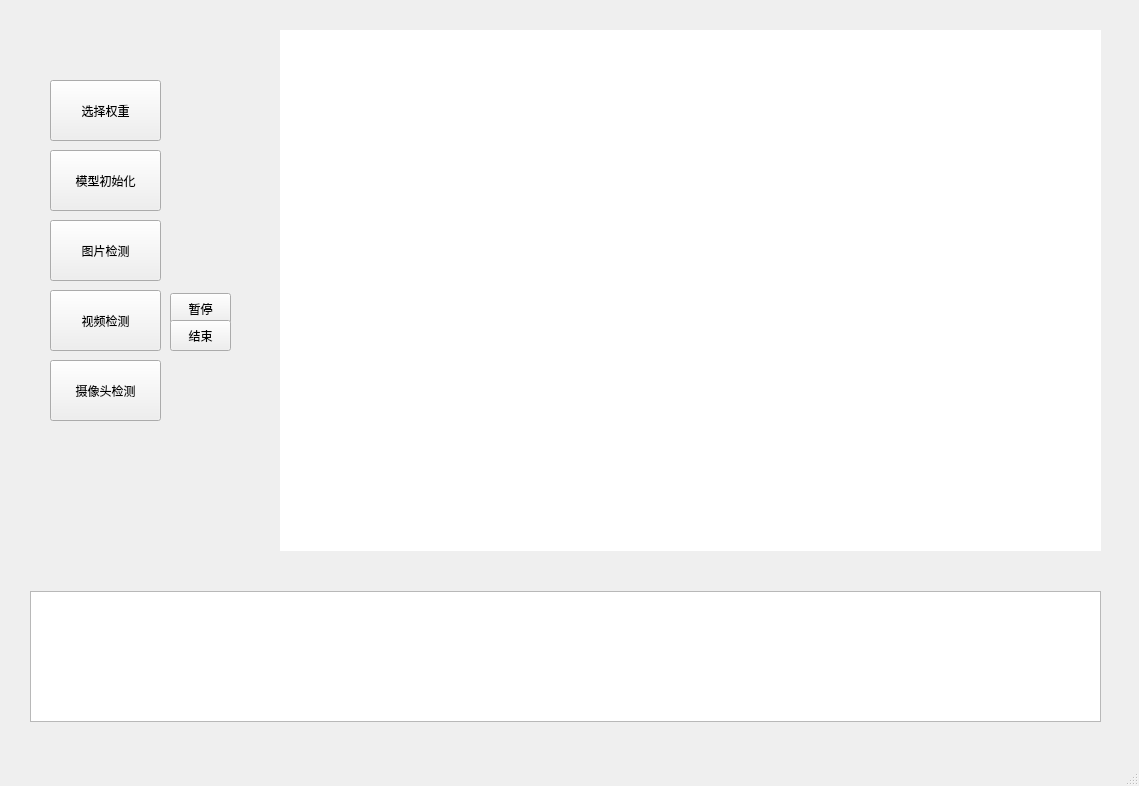
<?xml version="1.0" encoding="UTF-8"?>
<ui version="4.0">
 <class>MainWindow</class>
 <widget class="QMainWindow" name="MainWindow">
  <property name="geometry">
   <rect>
    <x>0</x>
    <y>0</y>
    <width>1139</width>
    <height>786</height>
   </rect>
  </property>
  <property name="windowTitle">
   <string>YOLO检测器-CSDN迪菲赫尔曼</string>
  </property>
  <property name="styleSheet">
   <string notr="true">background-color:</string>
  </property>
  <widget class="QWidget" name="centralwidget">
   <widget class="QPushButton" name="pushButton_img">
    <property name="geometry">
     <rect>
      <x>50</x>
      <y>220</y>
      <width>111</width>
      <height>61</height>
     </rect>
    </property>
    <property name="styleSheet">
     <string notr="true">background-color:</string>
    </property>
    <property name="text">
     <string>图片检测</string>
    </property>
   </widget>
   <widget class="QPushButton" name="pushButton_video">
    <property name="geometry">
     <rect>
      <x>50</x>
      <y>290</y>
      <width>111</width>
      <height>61</height>
     </rect>
    </property>
    <property name="styleSheet">
     <string notr="true">background-color:</string>
    </property>
    <property name="text">
     <string>视频检测</string>
    </property>
   </widget>
   <widget class="QPushButton" name="pushButton_camera">
    <property name="geometry">
     <rect>
      <x>50</x>
      <y>360</y>
      <width>111</width>
      <height>61</height>
     </rect>
    </property>
    <property name="styleSheet">
     <string notr="true">background-color:</string>
    </property>
    <property name="text">
     <string>摄像头检测</string>
    </property>
   </widget>
   <widget class="QLabel" name="label">
    <property name="geometry">
     <rect>
      <x>280</x>
      <y>30</y>
      <width>821</width>
      <height>521</height>
     </rect>
    </property>
    <property name="styleSheet">
     <string notr="true">background-color:rgb(255, 255, 255)</string>
    </property>
    <property name="text">
     <string/>
    </property>
   </widget>
   <widget class="QPushButton" name="pushButton_weights">
    <property name="geometry">
     <rect>
      <x>50</x>
      <y>80</y>
      <width>111</width>
      <height>61</height>
     </rect>
    </property>
    <property name="styleSheet">
     <string notr="true">background-color:</string>
    </property>
    <property name="text">
     <string>选择权重</string>
    </property>
   </widget>
   <widget class="QPushButton" name="pushButton_init">
    <property name="geometry">
     <rect>
      <x>50</x>
      <y>150</y>
      <width>111</width>
      <height>61</height>
     </rect>
    </property>
    <property name="styleSheet">
     <string notr="true">background-color:</string>
    </property>
    <property name="text">
     <string>模型初始化</string>
    </property>
   </widget>
   <widget class="QPushButton" name="pushButton_stop">
    <property name="geometry">
     <rect>
      <x>170</x>
      <y>293</y>
      <width>61</width>
      <height>31</height>
     </rect>
    </property>
    <property name="styleSheet">
     <string notr="true"/>
    </property>
    <property name="text">
     <string>暂停</string>
    </property>
   </widget>
   <widget class="QPushButton" name="pushButton_finish">
    <property name="geometry">
     <rect>
      <x>170</x>
      <y>320</y>
      <width>61</width>
      <height>31</height>
     </rect>
    </property>
    <property name="styleSheet">
     <string notr="true"/>
    </property>
    <property name="text">
     <string>结束</string>
    </property>
   </widget>
   <widget class="QTextBrowser" name="label_2">
    <property name="geometry">
     <rect>
      <x>30</x>
      <y>591</y>
      <width>1071</width>
      <height>131</height>
     </rect>
    </property>
    <property name="autoFillBackground">
     <bool>true</bool>
    </property>
   </widget>
  </widget>
  <widget class="QMenuBar" name="menubar">
   <property name="geometry">
    <rect>
     <x>0</x>
     <y>0</y>
     <width>1139</width>
     <height>30</height>
    </rect>
   </property>
  </widget>
  <widget class="QStatusBar" name="statusbar"/>
 </widget>
 <resources/>
 <connections/>
</ui>
